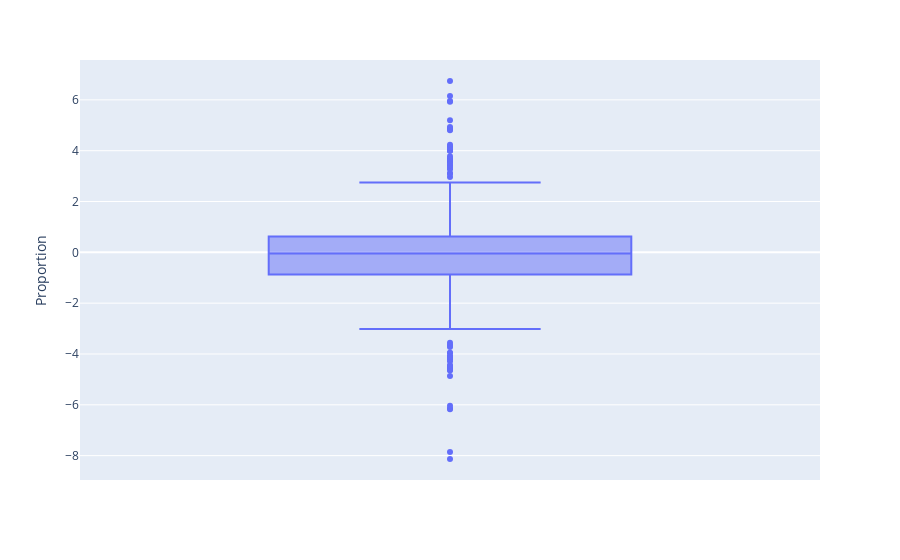

The notebook cell saved with this chart:
### Markdown cell above
Далее у нас идет краткий обзор на разные ракурсы иследования признака "захваченого движения"

### Code cell
fig = px.box(traid_data, y='Proportion')
fig.show()

### Figure 1 — Plotly figure (JSON) as saved in the notebook; plotly's stock layout.template omitted (floating-point values rounded to 4 significant figures; data arrays with more than 128 entries replaced by an {"elided": "..."} marker saying what was removed)
{"data": [{"alignmentgroup": "True", "hovertemplate": "Proportion=%{y}<extra></extra>", "legendgroup": "", "marker": {"color": "#636efa"}, "name": "", "notched": false, "offsetgroup": "", "orientation": "v", "showlegend": false, "type": "box", "x0": " ", "xaxis": "x", "y": {"elided": "423 float values"}, "y0": " ", "yaxis": "y"}], "layout": {"boxmode": "group", "legend": {"tracegroupgap": 0}, "margin": {"t": 60}, "xaxis": {"anchor": "y", "domain": [0, 1]}, "yaxis": {"anchor": "x", "domain": [0, 1], "title": {"text": "Proportion"}}}}
